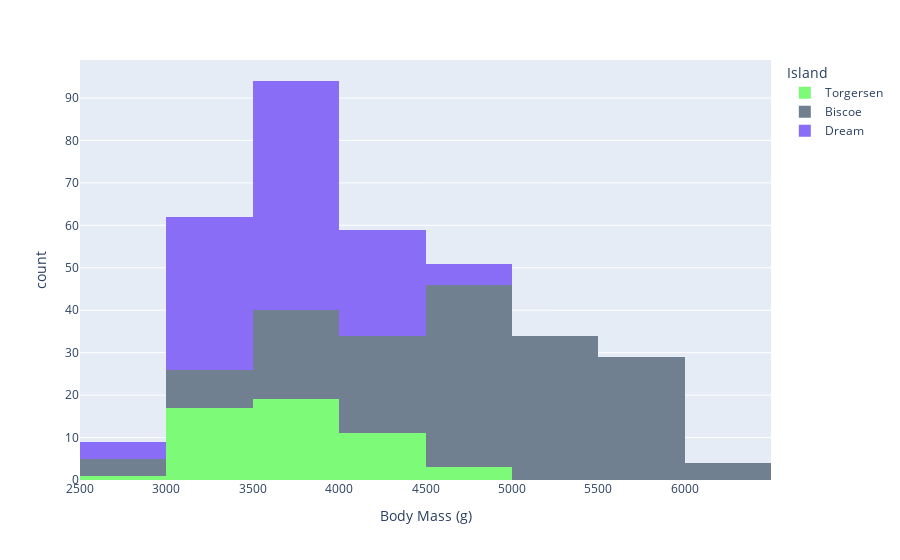

Source (notebook cell):
### Markdown cell above
#### Individual color scheme for categories in histogram chart

### Code cell
ind_color_map = {'Torgersen': 'rgb(124, 250, 120)', 
                 'Biscoe': 'rgb(112,128,144)', 
                 'Dream': 'rgb(137, 109, 247)'}

fig = px.histogram(data_frame=penguins, x='Body Mass (g)', nbins=10,
                   color_discrete_map=ind_color_map,
                   color='Island')
fig.show()

### Figure 1 — Plotly figure (JSON) as saved in the notebook; plotly's stock layout.template omitted (floating-point values rounded to 4 significant figures; data arrays with more than 128 entries replaced by an {"elided": "..."} marker saying what was removed)
{"data": [{"alignmentgroup": "True", "bingroup": "x", "hovertemplate": "Island=Torgersen<br>Body Mass (g)=%{x}<br>count=%{y}<extra></extra>", "legendgroup": "Torgersen", "marker": {"color": "rgb(124, 250, 120)"}, "name": "Torgersen", "nbinsx": 10, "offsetgroup": "Torgersen", "orientation": "v", "showlegend": true, "type": "histogram", "x": [3750, 3800, 3250, null, 3450, 3650, 3625, 4675, 3475, 4250, 3300, 3700, 3200, 3800, 4400, 3700, 3450, 4500, 3325, 4200, 3050, 4450, 3600, 3900, 3550, 4150, 3700, 4250, 3700, 3900, 3550, 4000, 3200, 4700, 3800, 4200, 2900, 3775, 3350, 3325, 3150, 3500, 3450, 3875, 3050, 4000, 3275, 4300, 3050, 4000, 3325, 3500], "xaxis": "x", "yaxis": "y"}, {"alignmentgroup": "True", "bingroup": "x", "hovertemplate": "Island=Biscoe<br>Body Mass (g)=%{x}<br>count=%{y}<extra></extra>", "legendgroup": "Biscoe", "marker": {"color": "rgb(112,128,144)"}, "name": "Biscoe", "nbinsx": 10, "offsetgroup": "Biscoe", "orientation": "v", "showlegend": true, "type": "histogram", "x": {"elided": "168 int values"}, "xaxis": "x", "yaxis": "y"}, {"alignmentgroup": "True", "bingroup": "x", "hovertemplate": "Island=Dream<br>Body Mass (g)=%{x}<br>count=%{y}<extra></extra>", "legendgroup": "Dream", "marker": {"color": "rgb(137, 109, 247)"}, "name": "Dream", "nbinsx": 10, "offsetgroup": "Dream", "orientation": "v", "showlegend": true, "type": "histogram", "x": [3250, 3900, 3300, 3900, 3325, 4150, 3950, 3550, 3300, 4650, 3150, 3900, 3100, 4400, 3000, 4600, 3425, 2975, 3450, 4150, 3350, 3550, 3800, 3500, 3950, 3600, 3550, 4300, 3400, 4450, 3300, 4300, 3700, 4350, 2900, 4100, 3500, 4475, 3425, 3900, 3175, 3975, 3400, 4250, 3400, 3475, 3050, 3725, 3000, 3650, 4250, 3475, 3450, 3750, 3700, 4000, 3500, 3900, 3650, 3525, 3725, 3950, 3250, 3750, 4150, 3700, 3800, 3775, 3700, 4050, 3575, 4050, 3300, 3700, 3450, 4400, 3600, 3400, 2900, 3800, 3300, 4150, 3400, 3800, 3700, 4550, 3200, 4300, 3350, 4100, 3600, 3900, 3850, 4800, 2700, 4500, 3950, 3650, 3550, 3500, 3675, 4450, 3400, 4300, 3250, 3675, 3325, 3950, 3600, 4050, 3350, 3450, 3250, 4050, 3800, 3525, 3950, 3650, 3650, 4000, 3400, 3775, 4100, 3775], "xaxis": "x", "yaxis": "y"}], "layout": {"barmode": "relative", "legend": {"title": {"text": "Island"}, "tracegroupgap": 0}, "margin": {"t": 60}, "xaxis": {"anchor": "y", "domain": [0, 1], "title": {"text": "Body Mass (g)"}}, "yaxis": {"anchor": "x", "domain": [0, 1], "title": {"text": "count"}}}}
